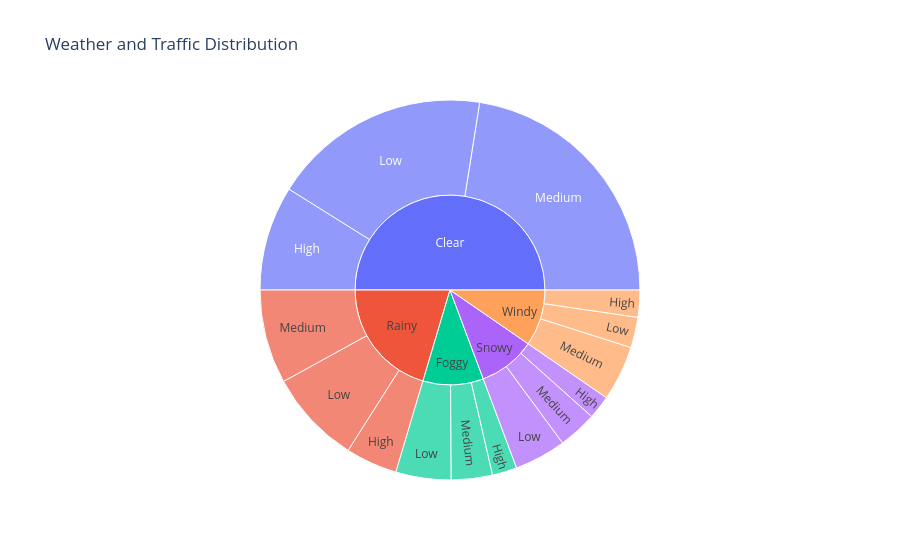

The notebook cell this image was saved under:
### Code cell
# Sunburst 
plt.figure(figsize=(20,10))
fig = px.sunburst(
    df,
    path=[ 'Weather','Traffic_Level'],
    title='Weather and Traffic Distribution'
)

fig.show()

### Figure 1 — Plotly figure (JSON) as saved in the notebook; plotly's stock layout.template omitted (floating-point values rounded to 4 significant figures)
{"data": [{"branchvalues": "total", "domain": {"x": [0, 1], "y": [0, 1]}, "hovertemplate": "labels=%{label}<br>count=%{value}<br>parent=%{parent}<br>id=%{id}<extra></extra>", "ids": ["Windy/Low", "Clear/Medium", "Foggy/Low", "Rainy/Medium", "Clear/Low", "Snowy/Low", "Snowy/Medium", "Clear/High", "Rainy/Low", "Windy/Medium", "Rainy/High", "Foggy/Medium", "Windy/High", "Snowy/High", "Foggy/High", "Windy", "Clear", "Foggy", "Rainy", "Snowy"], "labels": ["Low", "Medium", "Low", "Medium", "Low", "Low", "Medium", "High", "Low", "Medium", "High", "Medium", "High", "High", "High", "Windy", "Clear", "Foggy", "Rainy", "Snowy"], "name": "", "parents": ["Windy", "Clear", "Foggy", "Rainy", "Clear", "Snowy", "Snowy", "Clear", "Rainy", "Windy", "Rainy", "Foggy", "Windy", "Snowy", "Foggy", "", "", "", "", ""], "type": "sunburst", "values": [26, 225, 47, 80, 186, 44, 33, 89, 80, 47, 44, 35, 23, 20, 21, 96, 500, 103, 204, 97]}], "layout": {"legend": {"tracegroupgap": 0}, "title": {"text": "Weather and Traffic Distribution"}}}
